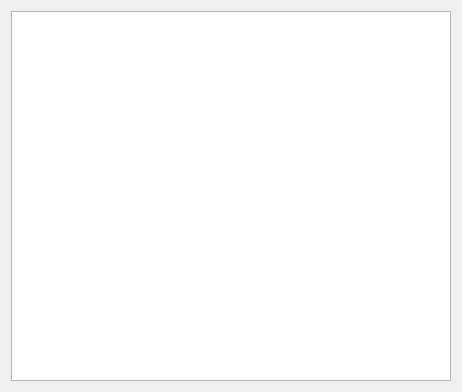
<?xml version="1.0" encoding="UTF-8"?>
<ui version="4.0">
 <class>Editor</class>
 <widget class="QWidget" name="Editor">
  <property name="geometry">
   <rect>
    <x>0</x>
    <y>0</y>
    <width>462</width>
    <height>392</height>
   </rect>
  </property>
  <property name="windowTitle">
   <string>Form</string>
  </property>
  <layout class="QGridLayout" name="gridLayout">
   <item row="0" column="0">
    <widget class="CodeEditor" name="plainTextEdit"/>
   </item>
  </layout>
 </widget>
 <customwidgets>
  <customwidget>
   <class>CodeEditor</class>
   <extends>QPlainTextEdit</extends>
   <header>codeeditor.h</header>
  </customwidget>
 </customwidgets>
 <resources/>
 <connections/>
</ui>
